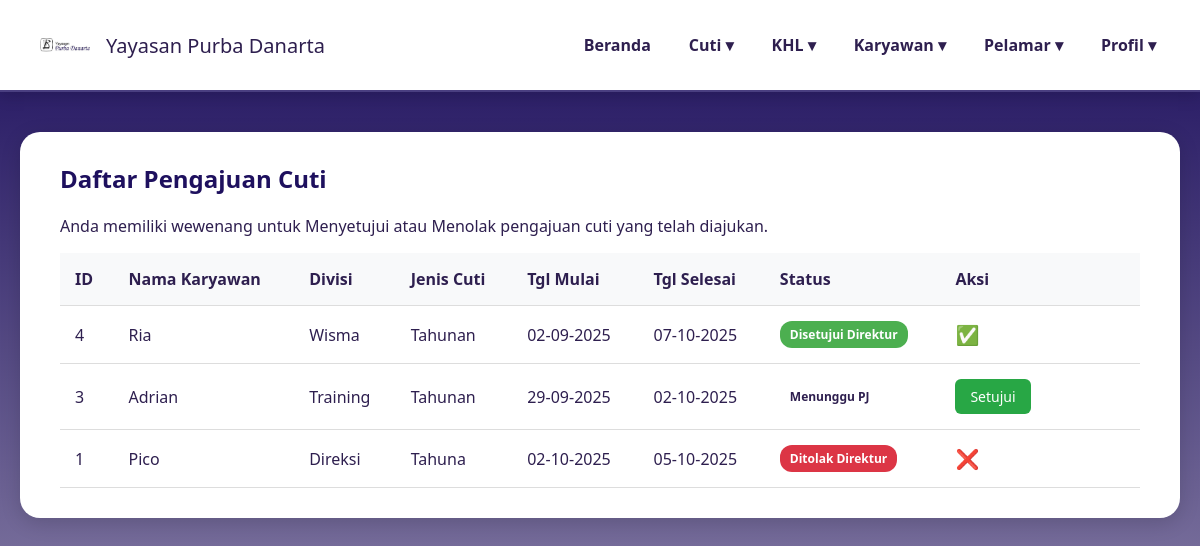
The app's page /persetujuan_cuti_direktur.php, older data.
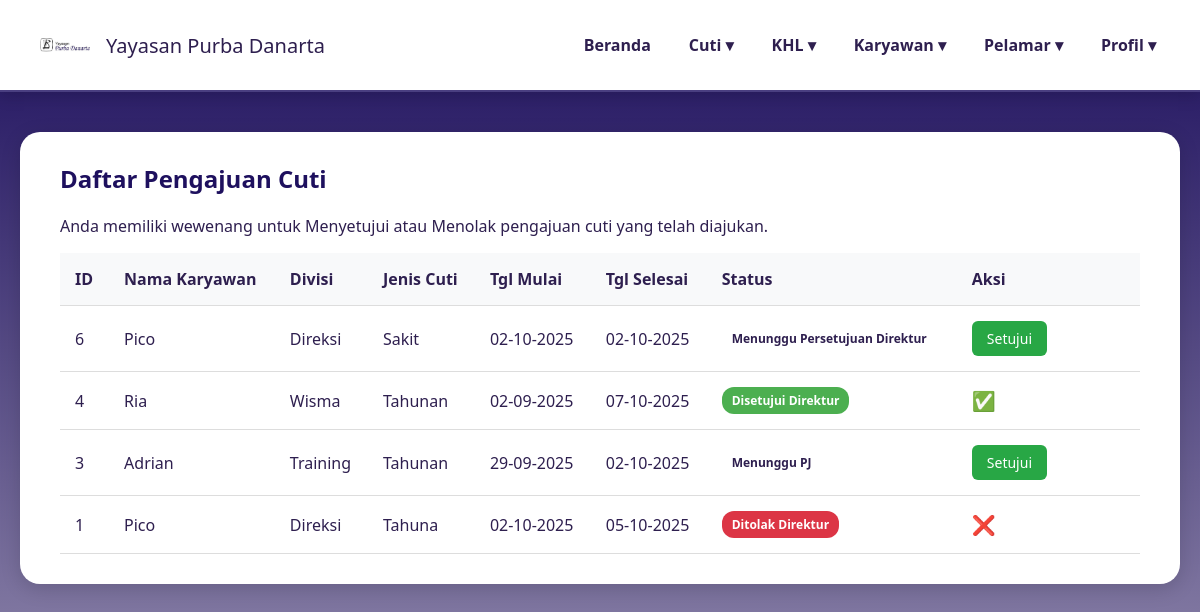
The same page, newer data.
### tables this page shows
CREATE TABLE `pengajuan_cuti` (
  `id` int(11) NOT NULL,
  `kode_karyawan` varchar(11) NOT NULL,
  `nama_karyawan` varchar(100) NOT NULL,
  `divisi` varchar(100) NOT NULL,
  `jenis_cuti` varchar(50) NOT NULL,
  `tanggal_mulai` date NOT NULL,
  `tanggal_akhir` date NOT NULL,
  `alasan` text DEFAULT NULL,
  `status` varchar(50) NOT NULL DEFAULT 'Menunggu PJ',
  `created_at` timestamp NOT NULL DEFAULT current_timestamp()
);

### persetujuan_cuti_direktur.php (the view, shortened to what this page needs)
<?php
$server = "localhost";
$username = "root";
$password = "";
$database = "ypd_ibd";
$conn = mysqli_connect($server, $username, $password, $database);
$sql = "
    SELECT
        id,
        nama_karyawan,
        divisi,
        jenis_cuti,
        tanggal_mulai,
        tanggal_akhir,
        alasan,
        status
    FROM
        pengajuan_cuti
    ORDER BY
        id DESC
";
$result = mysqli_query($conn, $sql);
?>
<!DOCTYPE html>
<html lang="id">
<head>
</head>
<body>
<header>
    <div class="logo">
        <img src="image/namayayasan.png" alt="Logo Yayasan">
        <span>Yayasan Purba Danarta</span>
    </div>
    <nav>
        <ul>
            <li><a href="dashboarddirektur.php">Beranda</a></li>
            <li><a href="#">Cuti ▾</a>
            </li>
            <li><a href="#">KHL ▾</a>
            </li>
            <li><a href="#">Karyawan ▾</a>
            </li>
            <li><a href="#">Pelamar ▾</a>
            </li>
            <li><a href="#">Profil ▾</a>
            </li>
        </ul>
    </nav>
</header>
<main>
    <div class="card">
        <h2>Daftar Pengajuan Cuti</h2>
        <p>Anda memiliki wewenang untuk Menyetujui atau Menolak pengajuan cuti yang telah diajukan.</p>
        <table class="data-table">
            <thead>
                <tr>
                    <th>ID</th>
                    <th>Nama Karyawan</th>
                    <th>Divisi</th>
                    <th>Jenis Cuti</th>
                    <th>Tgl Mulai</th>
                    <th>Tgl Selesai</th>
                    <th>Status</th>
                    <th>Aksi</th>
                </tr>
            </thead>
            <tbody>
                <?php if (mysqli_num_rows($result) > 0): ?>
                    <?php while($cuti = mysqli_fetch_assoc($result)): ?>
                        <?php
                        $status_text    = htmlspecialchars($cuti['status']);
                        $status_class = 'status-pending';
                        $is_approved_by_direktur = (strpos($status_text, 'Disetujui Direktur') !== false);
                        $is_rejected             = (strpos($status_text, 'Ditolak') !== false);
                        if ($is_approved_by_direktur) {
                            $status_class = 'status-approved';
                        } elseif ($is_rejected) {
                            $status_class = 'status-rejected';
                        }
                        $show_action_buttons = (!$is_approved_by_direktur && !$is_rejected);
                        ?>
                        <tr>
                            <td data-label="ID"><?= htmlspecialchars($cuti['id']) ?></td>
                            <td data-label="Nama Karyawan"><?= htmlspecialchars($cuti['nama_karyawan']) ?></td>
                            <td data-label="Divisi"><?= htmlspecialchars($cuti['divisi']) ?></td>
                            <td data-label="Jenis Cuti"><?= htmlspecialchars($cuti['jenis_cuti']) ?></td>
                            <td data-label="Tgl Mulai"><?= date('d-m-Y', strtotime($cuti['tanggal_mulai'])) ?></td>
                            <td data-label="Tgl Selesai"><?= date('d-m-Y', strtotime($cuti['tanggal_akhir'])) ?></td>
                            <td data-label="Status"><span class="status-badge <?= $status_class ?>"><?= $status_text ?></span></td>
                            <td data-label="Aksi" class="action-buttons">
                                <?php if ($show_action_buttons): ?>
                                    <a href="?id=<?= $cuti['id'] ?>&action=approve" class="btn-action btn-success" onclick="return confirm('Apakah Anda yakin ingin MENYETUJUI cuti ini?');">Setujui</a>
                                    <a href="?id=<?= $cuti['id'] ?>&action=reject" class="btn-action btn-danger" onclick="return confirm('Apakah Anda yakin ingin MENOLAK cuti ini?');">Tolak</a>
                                <?php elseif ($is_approved_by_direktur): ?>
                                    <span class="final-action-icon">✅</span>
                                <?php elseif ($is_rejected): ?>
                                    <span class="final-action-icon">❌</span>
                                <?php endif; ?>
                            </td>
                        </tr>
                    <?php endwhile; ?>
                <?php else: ?>
                    <tr><td colspan="8" style="text-align:center;">Tidak ada pengajuan cuti yang ditemukan.</td></tr>
                <?php endif; ?>
            </tbody>
        </table>
    </div>
</main>
</body>
</html>

### persetujuan_cuti_direktur.php (style rules this page uses)
:root { --primary-color: #1E105E; --accent-color: #4a3f81; --card-bg: #FFFFFF; --text-color-dark: #2e1f4f; --text-color-light: #fff; --shadow-light: rgba(0,0,0,0.15); --success-color: #28a745; --danger-color: #dc3545; }
body { margin: 0; font-family: 'Segoe UI', Tahoma, Geneva, Verdana, sans-serif; background: linear-gradient(180deg, var(--primary-color) 0%, #a29bb8 100%); min-height: 100vh; padding-bottom: 40px; }
header { background: var(--card-bg); padding: 20px 40px; display: flex; justify-content: space-between; align-items: center; box-shadow: 0 4px 15px var(--shadow-light); border-bottom: 2px solid var(--accent-color); flex-wrap: wrap; }
.logo { display: flex; align-items: center; gap: 16px; font-weight: 500; font-size: 20px; color: var(--text-color-dark); }
.logo img { width: 50px; height: 50px; object-fit: contain; border-radius: 50%; }
nav ul { list-style: none; margin: 0; padding: 0; display: flex; gap: 30px; }
nav li { position: relative; }
nav a { text-decoration: none; color: var(--text-color-dark); font-weight: 600; padding: 8px 4px; display: block; transition: color 0.3s ease; }
main { max-width: 1200px; margin: 40px auto; padding: 0 20px; }
.card { background: var(--card-bg); color: var(--text-color-dark); border-radius: 20px; padding: 30px 40px; box-shadow: 0 5px 20px var(--shadow-light); }
h2 { margin-top: 0; color: var(--primary-color); }
.data-table { width: 100%; border-collapse: collapse; margin-top: 15px; }
.data-table th, .data-table td { padding: 15px; text-align: left; border-bottom: 1px solid #ddd; }
.data-table th { background-color: #f8f9fa; font-weight: 600; }
.status-badge { display: inline-block; padding: 5px 10px; border-radius: 12px; font-size: 12px; font-weight: bold; white-space: nowrap; }
.status-approved { background-color: #4CAF50; color: white; }
.status-pending { background-color: #FFC107; color: #333; }
.status-rejected { background-color: var(--danger-color); color: white; }
.action-buttons { display: flex; gap: 10px; }
.btn-action { color: #fff; padding: 8px 15px; border-radius: 6px; text-decoration: none; font-size: 14px; text-align: center; }
.btn-success { background-color: var(--success-color); }
.btn-danger { background-color: var(--danger-color); }
.final-action-icon { font-size: 1.2em; display: block; text-align: center; }

Row changes from the older to the newer data that the page shows:
added pengajuan_cuti: id "6", nama_karyawan "Pico", divisi "Direksi", jenis_cuti "Sakit", tanggal_mulai "02-10-2025", tanggal_akhir "02-10-2025", status "Menunggu Persetujuan Direktur"
